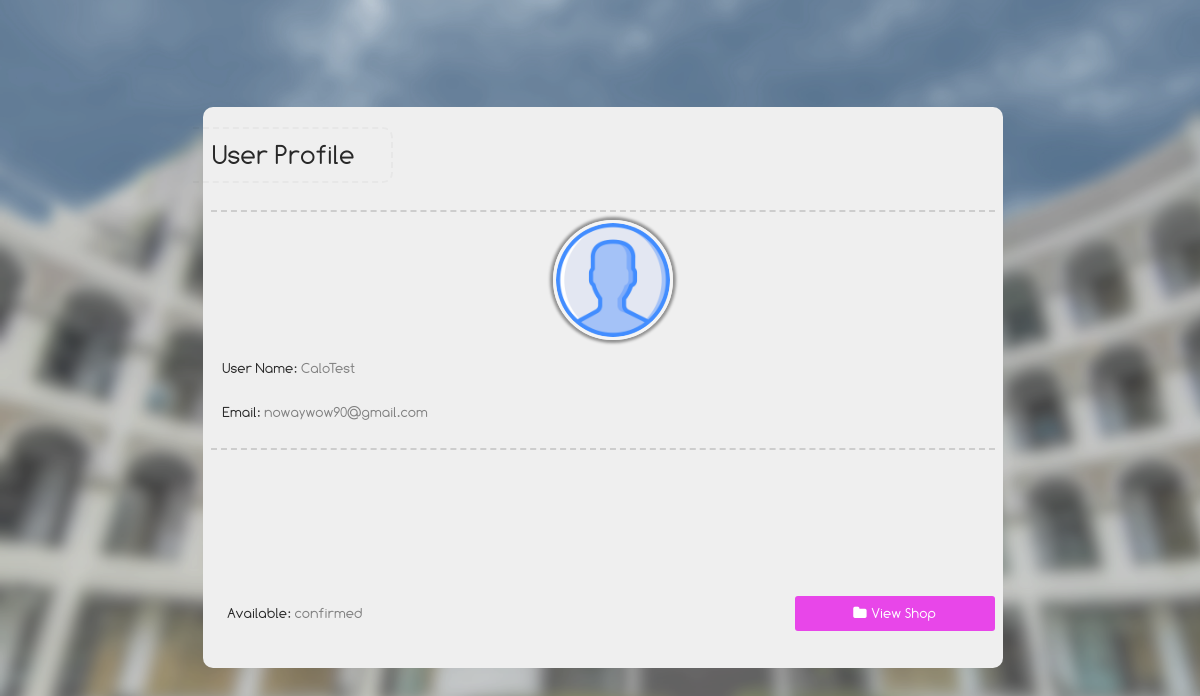
Page /user_profile?u_id=5 (signed in) on the earlier database version.
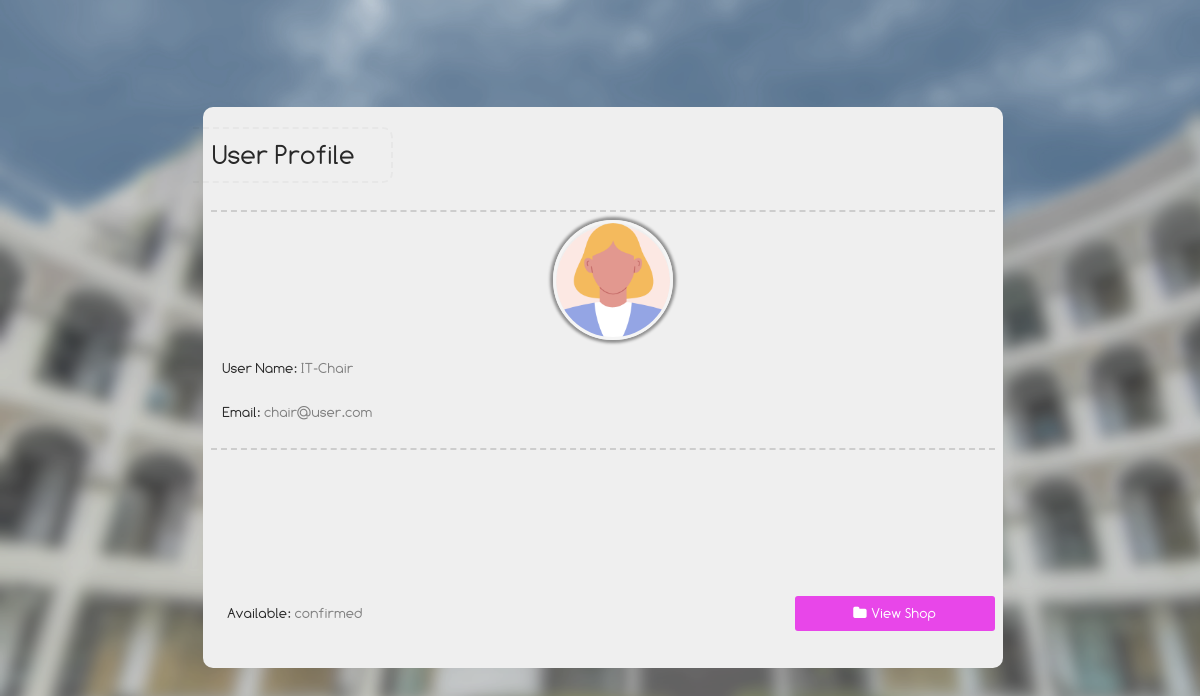
Same page on the later database version.
### website/models.py (models this page shows, shortened)
class Users(db.Model, UserMixin):
    user_id = db.Column(db.Integer, primary_key=True)
    username = db.Column(db.String(50))
    email = db.Column(db.String(150), unique=True)
    password = db.Column(db.String(150))
    status = db.Column(db.String(50))
    avatar = db.Column(db.String(50))
    type = db.Column(db.Integer, db.ForeignKey('user_type.type_id'))
    misc = db.Column(db.String(1024))
    date = db.Column(db.DateTime(timezone=True), default=manila_time)

### website/user_control.py (the view)
@user_control.route('/user_profile', methods=['GET', 'POST'])
@login_required
def show_user_profile():
    user_id = request.args.get('u_id')
    if user_id is None:
        user_id = ''
    user = Users.query.filter_by(user_id=user_id).first()
    if user:
        return render_template("profile.html", user=user, page='user_profile')
    else:
        flash("User not Found!", category='warning')
        return redirect(url_for('views.home'))

### website/templates/profile.html (shortened to what this page needs)
{% extends "base_headless.html" %}
{% block extra_css %}
<link id='maine' rel="stylesheet" href="{{ url_for('static', filename='css/profile_page.css') }}">
{% endblock %}
{% block contents %}
<div class="profile_page_main_con">
{% if page == 'user_profile' %}
	<div class="profile_page_con primary_background primary_color " style=''>
		<div class="profile_title">
			<div>User Profile</div>
		</div>
		<hr class='line_2'>
		<div class="profile_details">
			<div class='avatar_con'> <img class='avatar_' src="{{ url_for('static', filename='images/'+user.avatar+'.png') }}" /></div>
		</div>
		<div class="profile_details">
			<p><span>User Name: </span> <span class="grayed_out" id="username">{{ user.username }}</span></p>
			<p><span>Email: </span> <span class="grayed_out">{{ user.email }}</span></p>
		</div>
			<hr class='line_2'>
	<div class="pro_button_kon">
	</div>
	<div class="pro_button_kon">
			<div class="profile_details">
						<p><span>Available: </span> <span class="grayed_out">{{ user.status }} </span></p>
			</div>
		<div class="pro_button_ gal_button" onclick="go_to('/user_gallery?profile_id={{ user.id }}')">
			<span class="fa fa-folder"></span> <span>View Shop</span>
		</div>
	</div>
	</div>
{% endif %}
</div>
{% endblock %}

### website/templates/base_headless.html (shortened to what this page needs)
<!DOCTYPE html>
<html lang="en">
<head>
	<link rel="stylesheet" href="{{ url_for('static', filename='css/main.css') }}">
	<link rel="stylesheet" href="{{ url_for('static', filename='css/animate.min.css') }}">
	<link rel="stylesheet" href="{{ url_for('static', filename='css/custom_contextmenu.css') }}">
	<link rel="stylesheet" href="{{ url_for('static', filename='css/modal_styles.css') }}">
	<link rel="stylesheet" href="{{ url_for('static', filename='css/modal_views.css') }}">
	<link rel="stylesheet" href="{{ url_for('static', filename='css/daimofuu_buttons.css') }}">
	<link rel="stylesheet" href="{{ url_for('static', filename='css/daimofuu_textfield.css') }}">
	<link rel="stylesheet" href="{{ url_for('static', filename='css/typography.css') }}">
	{% block extra_css %} {% endblock %}
	<link id='' rel="stylesheet" href="{{ url_for('static', filename='css/loader.css') }}">
	{% if get_theme() == 'dark' %}
	<link  id='theme' rel="stylesheet" href="{{ url_for('static', filename='css/coloring_dark.css') }}">
	{% else %}
	<link  id='theme' rel="stylesheet" href="{{ url_for('static', filename='css/coloring.css') }}">
	{% endif %}
	<link rel="stylesheet" href="{{ url_for('static', filename='css/font-awesome.css') }}">
</head>
<body class="primary_background primary_color" id="main_body">
{% block contents %}
{%endblock%}
</body>
</html>

### website/static/css/main.css (style rules this page uses)
body { margin:0; font-family:Comfortaa; min-height:100%; padding:0px; color:white; }
.line_2 { width:98%; border:none; border-bottom:dashed rgba(70,70,70,0.2) 2px; }

### website/static/css/typography.css (style rules this page uses)
body, html { font-family:Gotham Rounded; }

### website/static/css/profile_page.css (style rules this page uses)
.profile_page_main_con { box-sizing:border-box; width:100%; height:auto; min-height:100vh; position:relative; background:rgba(230,230,230,0.2); padding:20px; padding-left:25px; padding-bottom:45px; display:flex; justify-content:center; flex-direction:column; align-items:center; font-family:Comfortaa; }
.profile_page_main_con > * { box-sizing:border-box; }
#main_body { background-color:var(--primary_background_darker); background-image:var(--bg_src); background-size:cover; background-attachment:fixed; transition:0.2s; -webkit-transition:0.2s; }
.profile_page_con { width:100%; max-width:800px; min-height:300px; border-right: 25px solid rgba(0,20,210,1); border-radius:10px; display:flex; align-items:center; justify-content:center; flex-direction:column; position:relative; }
.pro_button_kon { box-sizing:border-box; width:100%; display:flex; padding:5px; justify-content:left; align-items:center; min-height:100px; }
.pro_button_ { width:100%; max-width:200px; height:35px; margin:3px; border-radius:3px; display:flex; font-size:0.9em; gap:5px; align-items:center; justify-content:center; padding:5px; text-align:center; color:white; cursor:pointer; user-select:none; flex-direction:row; -webkit-transition:0.3s; transition:0.3s; }
.grayed_out { color:gray; }
.gal_button { background:rgba(232,70,233,1); }
.profile_title { width:100%; min-height:35px; box-sizing:border-box; margin-top:30px; margin-bottom:30px; position:relative; top:0; left:0; right:0; display:flex; align-items:center; padding-left:20px; font-size:1.7em; }
.profile_title > div { width:100%; color:var(--primary_color); max-width:200px; padding:10px; position:absolute; left:0; border-radius:0px 10px 10px 0px; border:2px dashed rgba(0,0,0,0.03) ; border-left:0px; padding-left:20px; transform:translateX(-10px); }
.profile_details { width:100%; min-height:100px; box-sizing:border-box; position:relative; bottom:0; left:0; right:0; display:flex; flex-direction:column; justify-content:center; align-items:left; padding-left:20px; font-size:0.9em; }
.line_2 { width:98%; border:none; border-bottom:dashed rgba(70,70,70,0.2) 2px; }
.avatar_con { width:120px; height:120px; overflow:hidden; box-sizing:border-box; border:solid rgba(245,245,245,1) 3px; box-shadow:0px 0px 3px 3px rgba(0,0,0,0.4); border-radius:100%; margin:0px auto; }
.avatar_ { width:100%; box-sizing:border-box; height:auto; }

### website/static/css/loader.css (style rules this page uses)
* { box-sizing:border-box; }

### website/static/css/coloring.css (style rules this page uses)
:root { --primary_background: #efefef; --primary_background_faded: #efefef35; --primary_background_darker: #e3e3e3; --primary_color: rgba(40,40,40,1); --primary_color_faded: rgba(40,40,40,0.6); --primary_color_invert: rgba(254,254,255,1); --secondary_color: #86b7fe; --secondary_color_faded: #86b7fe88; --secondary_color_darker: #19237b; --third_color_faded: rgba(24,24,24,0.30); --third_much_faded: rgba(24,24,24,0.05); --secondary_background: #202d9d; --accent_color:#D6BC3D; --error_color: #e91e63; --secondary_color_faded1: #ffbe4560; --secondary_color_faded2: #61ff5c60; --failed_color_faded: #e91e63a0; --bg_src: url('../images/bg_2.png'); }
.primary_color::placeholder { color: var(--primary_color); opacity: 0.6; }
.primary_color { color: var(--primary_color)!important; }
.primary_background { background-color:var(--primary_background); }
.profile_page_con { border-right:var(--secondary_background); }

Differences in the rows shown:
changed Users "confirmed": avatar: picture added in place of a placeholder; username "CaloTest" → "IT-Chair"; email "nowaywow90@gmail.com" → "chair@user.com"
